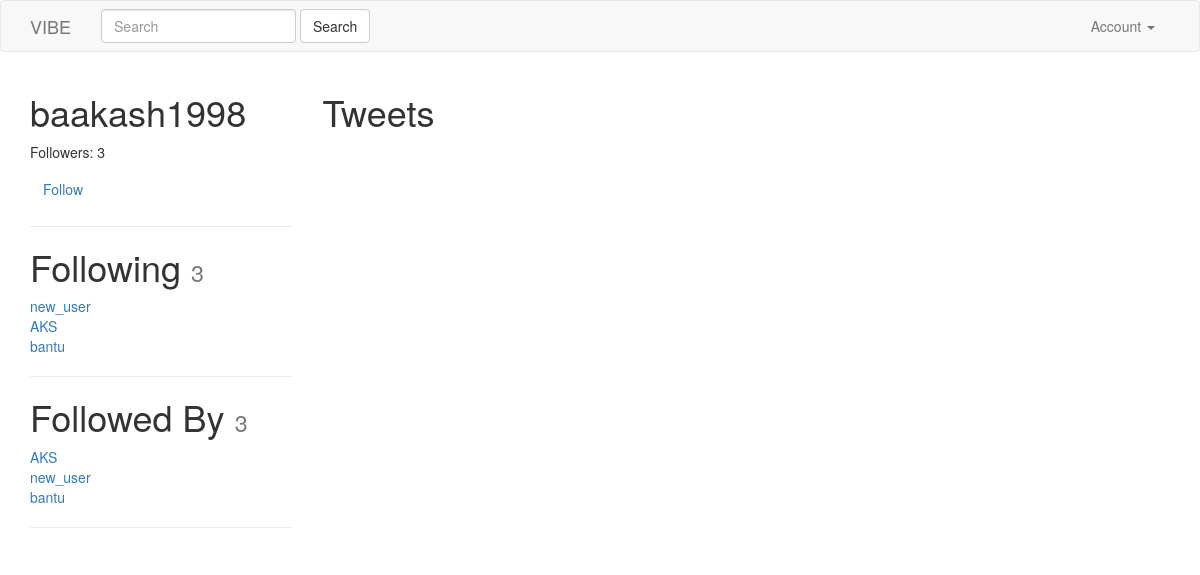
Screenshot of /baakash1998/ (signed in) with the database file from the repository.
### accounts/models.py (models this page shows, shortened)
class UserProfile(models.Model):
	user = models.OneToOneField(
		settings.AUTH_USER_MODEL,
    	on_delete=models.CASCADE,
    	related_name='profile')
	following = models.ManyToManyField(
    	settings.AUTH_USER_MODEL,
    	blank=True,
    	related_name='followed_by')
	objects = UserProfileManager()
	def get_following(self):
		users = self.following.all()
		return users.exclude(username=self.user.username)
	def get_follow_url(self):
		return reverse_lazy("profiles:follow", kwargs={"username":self.user.username})
	def get_absolute_url(self):
		return reverse_lazy("profiles:detail", kwargs={"username":self.user.username})

### accounts/views.py (the view)
# urls.py: url(r'^(?P<username>[\w.@+-]+)/$',UserDetailView.as_view(), name='detail'), #/tweet/1/
class UserDetailView(DetailView):
	template_name = 'accounts/user_detail.html'
	queryset = User.objects.all()
	def get_object(self):
		return get_object_or_404(
					User,
					username__iexact=self.kwargs.get("username")
					)
	def get_context_data(self, *args, **kwargs):
		context = super(UserDetailView, self).get_context_data(*args, **kwargs)
		following = UserProfile.objects.is_following(self.request.user, self.get_object())
		context['following'] = following
		context['recommended'] = UserProfile.objects.recommended(self.request.user)
		return context

### accounts/models.py (called while the page is built)
	def all(self):
		qs = self.get_queryset().all()
		try:
			if self.instance:
				qs = qs.exclude(user=self.instance)
		except:
			pass
		return qs

	def is_following(self, user, followed_by_user):
		user_profile, created = UserProfile.objects.get_or_create(user=user)
		if created:
			return False
		if followed_by_user in user_profile.following.all():
			return True
		return False

	def recommended(self, user, limit_to=20):
		profile = user.profile
		following = profile.following.all()
		following = profile.get_following()
		qs = self.get_queryset().exclude(user__in=following).exclude(id=profile.id).order_by("?")[:limit_to]
		return qs

### accounts/templates/accounts/user_detail.html (shortened to what this page needs)
{% extends "base.html" %}
{% block content %}
<div class='row'>
	<div class='col-sm-3 col-xs-12'>
		<h1>{{ object.username }}</h1></hr/>
		<p>Followers: {{ object.followed_by.all.count }}</p>
		<p>
			<a class='btn btn-link' href='{{ object.profile.get_follow_url }}'>
					{% if following %}Unfollow{% else %}Follow{% endif %}
				</a>
		</p>
		<hr/>
		<h1>Following <small>{{ object.profile.get_following.count }}</small></h1>
			{% for user in object.profile.get_following %}
			<a href='/{{ user.username }}'>{{ user.username}}</a><br/>
			{% empty %}
			<h4>Not following any users.</h4>
			{% endfor %}
		<hr/>
		<h1>Followed By <small>{{ object.profile.get_following.count }}</small></h1>
			{% for profile in object.followed_by.all %}
			<a href='/{{ profile.user.username }}'>{{ profile.user.username}}</a><br/>
			{% empty %}
			<h4>Not followed by anyone</h4>
			{% endfor %}
			<hr/>
	</div>
	<div class='col-sm-9 col-xs-12'>
		<h1>Tweets</h1>
 	</div>
</div>
{% endblock content %}

### templates/base.html (shortened to what this page needs)
{% load static %}
<!DOCTYPE html>
<html lang="en">
  <head>
    <link href="{% static 'css/bootstrap.min.css' %}" rel="stylesheet">
  </head>
  <body>
    {% include "navbar.html" %}
    <div class="container">
      {% block content %}
      {% endblock content %}
    </div>
  </body>
</html>

### templates/navbar.html (shortened to what this page needs)
<nav class="navbar navbar-default">
  <div class="container">
    <div class="navbar-header">
      <a class="navbar-brand" href="{% url 'home' %}">VIBE</a>
    </div>
    {% include "tweets/search_form.html" %}
    <div class="collapse navbar-collapse" id="bs-example-navbar-collapse-1">
      {% if request.user.is_authenticated %}
        <ul class="nav navbar-nav navbar-right">
        <li class="dropdown">
          <a href="#" class="dropdown-toggle" data-toggle="dropdown" role="button" aria-haspopup="true" aria-expanded="false">Account <span class="caret"></span></a>
            </li>
            </ul>
            {% else %}
            <ul class="nav navbar-nav navbar-right">
              <li><a href="{% url 'login' %}">Login</a></li>
              <li><a href="{% url 'register' %}">Register</a></li>
            </ul>
            {% endif %}
          </div>
        </div>
      </nav>

### tweets/templates/tweets/search_form.html
<form id="navbar-search-form " class="navbar-form navbar-left" method='GET' action='{% url "search" %}'>
	<div class="form-group">
		<input class="form-control" type='text' name='q' placeholder='Search' value='{{ request.GET.q }}' />
	</div>
		<input class="btn btn-default" type="submit" value='Search' />
</form>

### rows the page displays
UserProfile: user.username "AKS"
UserProfile: user.username "new_user"
UserProfile: user.username "bantu"

### other values shown
{{ object.username }} "baakash1998"
{{ object.followed_by.all.count }} "3"
{{ object.profile.get_following.count }} "3"
{{ user.username }} "new_user"
{{ user.username }} "AKS"
{{ user.username }} "bantu"
